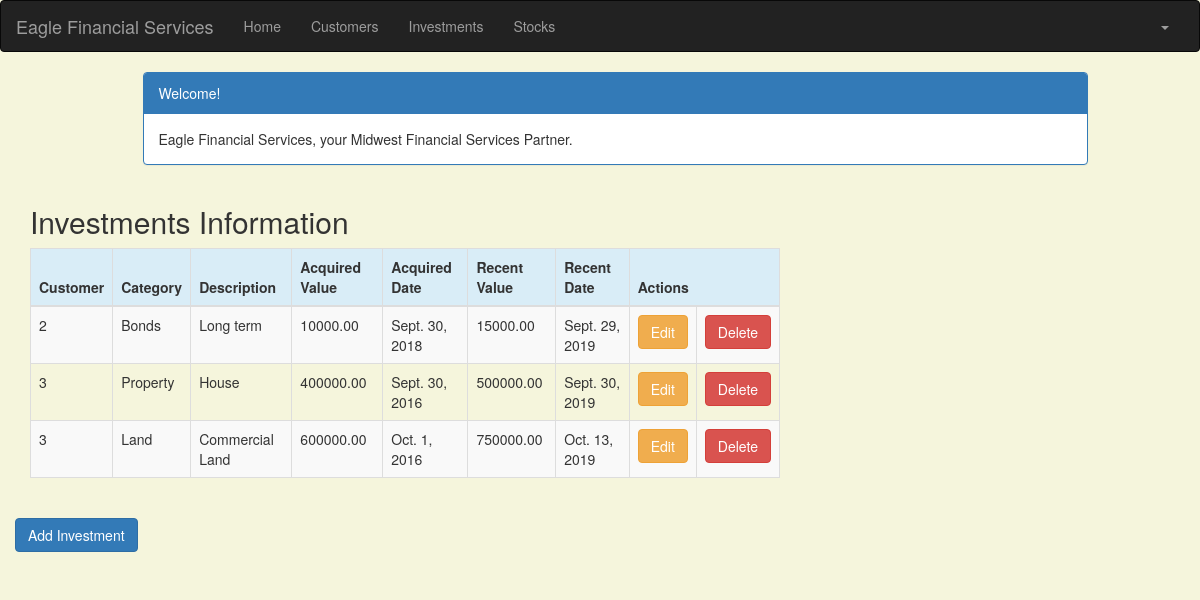
Page /investment_list (signed in) on the committed database.
### portfolio/models.py (models this page shows, shortened)
class Investment(models.Model):
    objects = None
    customer = models.ForeignKey(Customer, on_delete=models.CASCADE, related_name='investments')
    category = models.CharField(max_length=50)
    description = models.CharField(max_length=200)
    acquired_value = models.DecimalField(max_digits=10, decimal_places=2)
    acquired_date = models.DateField(default=timezone.now)
    recent_value = models.DecimalField(max_digits=10, decimal_places=2)
    recent_date = models.DateField(default=timezone.now, blank=True, null=True)

class Customer(models.Model):
    objects = None
    name = models.CharField(max_length=50)
    address = models.CharField(max_length=200)
    customer_number = models.IntegerField(blank=False, null=False)
    city = models.CharField(max_length=50)
    state = models.CharField(max_length=50)
    zip_code = models.CharField(max_length=10)
    email = models.EmailField(max_length=200)
    cell_phone = models.CharField(max_length=50)
    created_date = models.DateTimeField(
        default=timezone.now)
    updated_date = models.DateTimeField(auto_now_add=True)
    def __str__(self):
        return str(self.customer_number)

### portfolio/views.py (the view)
# urls.py: path('investment_list', views.investment_list, name='investment_list'),
@login_required
def investment_list(request):
    investments = Investment.objects.filter(acquired_date__lte=timezone.now())
    return render(request, 'portfolio/investment_list.html', {'investments': investments})

### portfolio/templates/portfolio/investment_list.html (shortened to what this page needs)
<!DOCTYPE html>
{% extends 'portfolio/base.html' %}
{% load crispy_forms_tags %}
{% block content %}
<html lang="en">
    <head>
        <link rel="stylesheet" href="https://maxcdn.bootstrapcdn.com/bootstrap/3.3.4/css/bootstrap.min.css">
    </head>
    <body>
    <div class="container">
        <div class="row">
            <div class="col-md-10 col-md-offset-1">
                <div class="panel panel-primary">
                    <div class="panel-heading">Welcome!</div>
                    <div class="panel-body">
                        Eagle Financial Services, your Midwest Financial Services Partner.
                    </div>
                </div>
            </div>
        </div>
    </div>
    <div class="row">
        <h2 style="padding-left: 15Px">Investments Information</h2>
    </div>
    <div>
        <table class="table table-striped table-bordered table-hover">
            <thead>
            <tr class="bg-info">
                <th>Customer</th>
                <th>Category</th>
                <th>Description</th>
                <th>Acquired Value</th>
                <th>Acquired Date</th>
                <th>Recent Value</th>
                <th>Recent Date</th>
                <th colspan="3">Actions</th>
            </tr>
            </thead>
            <tbody>
            {% for investment in investments %}
                <tr>
                    <td>{{ investment.customer }}</td>
                    <td>{{ investment.category }}</td>
                    <td>{{ investment.description }}</td>
                    <td>{{ investment.acquired_value }}</td>
                    <td>{{ investment.acquired_date }}</td>
                    <td>{{ investment.recent_value }}</td>
                    <td>{{ investment.recent_date }}</td>
                    <td><a href="{% url 'portfolio:investment_edit' pk=investment.pk %}"
                           class="btn btn-warning">Edit</a></td>
                    <td><a href="{% url 'portfolio:investment_delete' pk=investment.pk %}"
                           onclick="return confirm('Are you sure you want to delete?')"
                           class="btn btn-danger">Delete</a>
                    </td>
                </tr>
            {% endfor %}
            </tbody>
        </table>
     <div class="row">
            <a href="{% url 'portfolio:investment_new' %}" class="row"><span
                    class="btn btn-primary">Add Investment</span></a>
        </div>
    </div>
    </body>
</html>
{% endblock %}

### portfolio/templates/portfolio/investment_list.html (style rules this page uses)
body { background-color: beige; }

### rows in the picture
Investment: customer "2", category "Bonds", description "Long term", acquired_value "10000.00", acquired_date "Sept. 30, 2018", recent_value "15000.00", recent_date "Sept. 29, 2019"
Investment: customer "3", category "Property", description "House", acquired_value "400000.00", acquired_date "Sept. 30, 2016", recent_value "500000.00", recent_date "Sept. 30, 2019"
Investment: customer "3", category "Land", description "Commercial Land", acquired_value "600000.00", acquired_date "Oct. 1, 2016", recent_value "750000.00", recent_date "Oct. 13, 2019"
